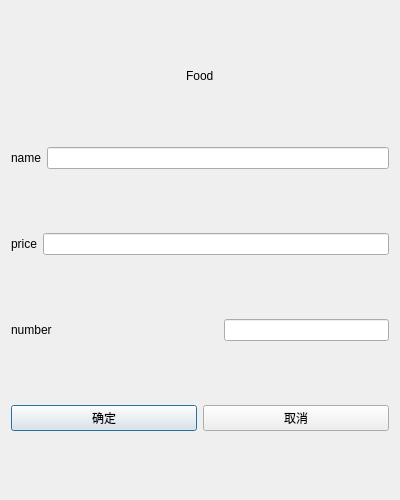
<?xml version="1.0" encoding="UTF-8"?>
<ui version="4.0">
 <class>food2</class>
 <widget class="QDialog" name="food2">
  <property name="geometry">
   <rect>
    <x>0</x>
    <y>0</y>
    <width>400</width>
    <height>500</height>
   </rect>
  </property>
  <property name="windowTitle">
   <string>Dialog</string>
  </property>
  <layout class="QVBoxLayout" name="verticalLayout">
   <item alignment="Qt::AlignHCenter">
    <widget class="QLabel" name="label">
     <property name="sizePolicy">
      <sizepolicy hsizetype="Preferred" vsizetype="Fixed">
       <horstretch>0</horstretch>
       <verstretch>0</verstretch>
      </sizepolicy>
     </property>
     <property name="text">
      <string>Food</string>
     </property>
    </widget>
   </item>
   <item>
    <layout class="QHBoxLayout" name="horizontalLayout_4">
     <item>
      <widget class="QLabel" name="label_3">
       <property name="text">
        <string>name</string>
       </property>
      </widget>
     </item>
     <item>
      <widget class="QLineEdit" name="name"/>
     </item>
    </layout>
   </item>
   <item>
    <layout class="QHBoxLayout" name="horizontalLayout_3">
     <item>
      <widget class="QLabel" name="label_4">
       <property name="text">
        <string>price</string>
       </property>
      </widget>
     </item>
     <item>
      <widget class="QLineEdit" name="price"/>
     </item>
    </layout>
   </item>
   <item>
    <layout class="QHBoxLayout" name="horizontalLayout_2">
     <item>
      <widget class="QLabel" name="label_2">
       <property name="text">
        <string>number</string>
       </property>
      </widget>
     </item>
     <item>
      <spacer name="horizontalSpacer">
       <property name="orientation">
        <enum>Qt::Horizontal</enum>
       </property>
       <property name="sizeHint" stdset="0">
        <size>
         <width>40</width>
         <height>20</height>
        </size>
       </property>
      </spacer>
     </item>
     <item>
      <widget class="QLineEdit" name="number"/>
     </item>
    </layout>
   </item>
   <item>
    <layout class="QHBoxLayout" name="horizontalLayout">
     <item>
      <widget class="QPushButton" name="pushButton">
       <property name="text">
        <string>确定</string>
       </property>
      </widget>
     </item>
     <item>
      <widget class="QPushButton" name="pushButton_2">
       <property name="text">
        <string>取消</string>
       </property>
      </widget>
     </item>
    </layout>
   </item>
  </layout>
 </widget>
 <resources/>
 <connections/>
</ui>
